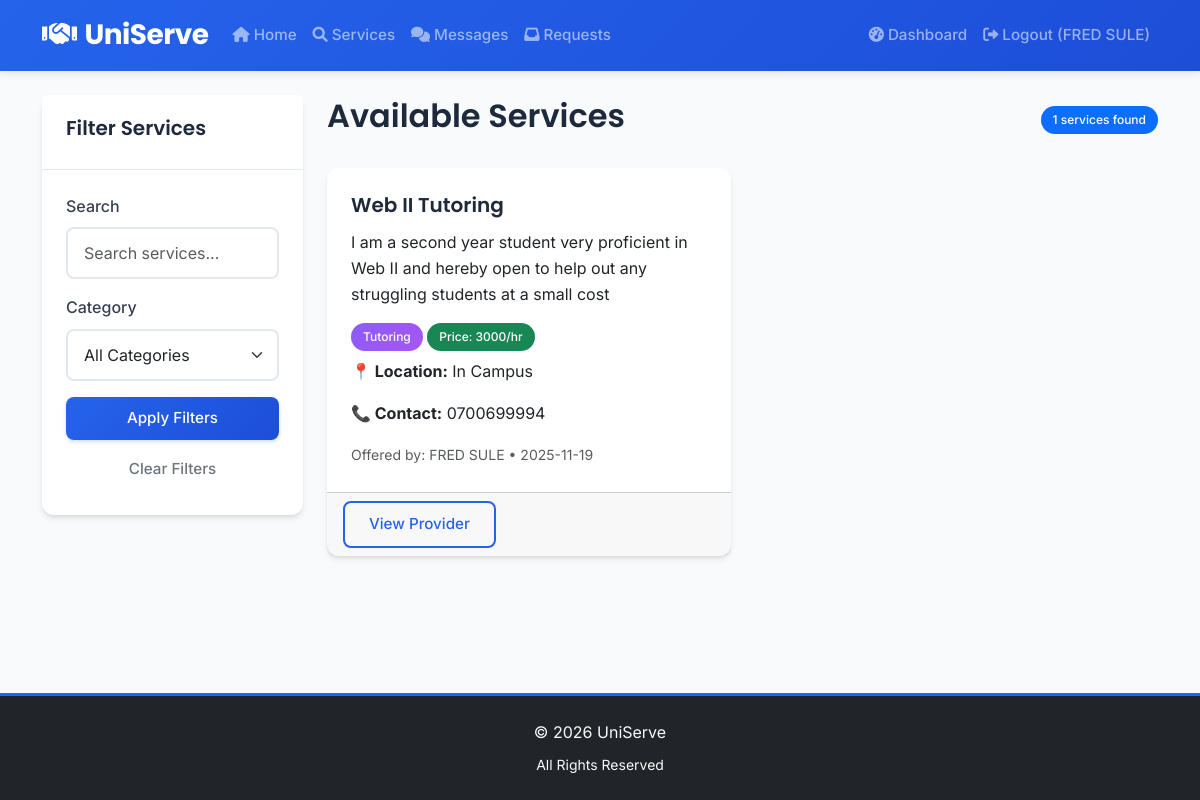
Page /services (signed in) on the committed database.
### app.py (models this page shows)
class User(db.Model):
    id = db.Column(db.Integer, primary_key=True)
    name = db.Column(db.String(100), nullable=False)
    email = db.Column(db.String(100), unique=True, nullable=False)
    password = db.Column(db.String(200), nullable=False)
    user_type = db.Column(db.String(20), nullable=False)
    is_admin = db.Column(db.Boolean, default=False)
    profile_picture = db.Column(db.String(200), nullable=True)
    student_id_document = db.Column(db.String(200), nullable=True)
    verification_status = db.Column(db.String(20), default='unverified')
    registration_date = db.Column(db.DateTime, default=datetime.utcnow)
    services = db.relationship('Service', backref='provider', lazy=True)
    reviews_given = db.relationship('Review', foreign_keys='Review.reviewer_id', backref='reviewer', lazy=True)
    reviews_received = db.relationship('Review', foreign_keys='Review.reviewee_id', backref='reviewee', lazy=True)

class Service(db.Model):
    id = db.Column(db.Integer, primary_key=True)
    title = db.Column(db.String(100), nullable=False)
    description = db.Column(db.Text, nullable=False)
    category = db.Column(db.String(50), nullable=False)
    price = db.Column(db.String(50), nullable=True)
    location = db.Column(db.String(100), nullable=False)
    contact_info = db.Column(db.String(100), nullable=False)
    created_date = db.Column(db.DateTime, default=datetime.utcnow)
    is_active = db.Column(db.Boolean, default=True)
    provider_id = db.Column(db.Integer, db.ForeignKey('user.id'), nullable=False)
    requests = db.relationship('ServiceRequest', backref='service', lazy=True)

### app.py (the view)
@app.route('/services')
def services():
    category = request.args.get('category', '')
    search = request.args.get('search', '')
    query = Service.query.filter_by(is_active=True)
    if category:
        query = query.filter_by(category=category)
    if search:
        query = query.filter(Service.title.contains(search) | Service.description.contains(search))
    services = query.order_by(Service.created_date.desc()).all()
    categories = db.session.query(Service.category).distinct().all()
    return render_template('services.html', services=services, categories=categories)

### templates/services.html (shortened to what this page needs)
{% extends "base.html" %}
{% block content %}
<div class="row">
    <div class="col-md-3">
        <div class="card">
            <div class="card-header">
                <h5>Filter Services</h5>
            </div>
            <div class="card-body">
                <form method="GET" id="filterForm">
                    <div class="mb-3">
                        <label for="search" class="form-label">Search</label>
                        <input type="text" class="form-control" id="search" name="search"
                               value="{{ request.args.get('search', '') }}"
                               placeholder="Search services...">
                    </div>
                    <div class="mb-3">
                        <label for="category" class="form-label">Category</label>
                        <select class="form-select" id="category" name="category">
                            <option value="">All Categories</option>
                        </select>
                    </div>
                    <button type="submit" class="btn btn-primary w-100">Apply Filters</button>
                    <a href="{{ url_for('services') }}" class="btn btn-outline-secondary w-100 mt-2">Clear Filters</a>
                </form>
            </div>
        </div>
    </div>
    <div class="col-md-9">
        <div class="d-flex justify-content-between align-items-center mb-4">
            <h2>Available Services</h2>
            <span class="badge bg-primary">{{ services|length }} services found</span>
        </div>
        {% if services %}
            <div class="row" id="services-container">
                {% for service in services %}
                <div class="col-md-6 mb-4 service-card" data-category="{{ service.category }}">
                    <div class="card h-100">
                        <div class="card-body">
                            <h5 class="card-title">{{ service.title }}</h5>
                            <p class="card-text">{{ service.description }}</p>
                            <div class="mb-2">
                                <span class="badge bg-info service-category">{{ service.category }}</span>
                                {% if service.price and service.price != 'Free' %}
                                <span class="badge bg-success">Price: {{ service.price }}</span>
                                {% endif %}
                            </div>
                            <p class="card-text"><strong>📍 Location:</strong> {{ service.location }}</p>
                            <p class="card-text"><strong>📞 Contact:</strong> {{ service.contact_info }}</p>
                            <p class="card-text">
                                <small class="text-muted">
                                    Offered by: {{ service.provider.name }}
                                    •
                                    {{ service.created_date.strftime('%Y-%m-%d') }}
                                </small>
                            </p>
                        </div>
                        <div class="card-footer">
                            <a href="{{ url_for('profile', user_id=service.provider.id) }}"
                               class="btn btn-sm btn-outline-primary">
                                View Provider
                            </a>
                        </div>
                    </div>
                </div>
                {% endfor %}
            </div>
        {% endif %}
    </div>
</div>
{% endblock %}

### templates/base.html (shortened to what this page needs)
<!DOCTYPE html>
<html lang="en">
<head>
    <link href="https://cdn.jsdelivr.net/npm/bootstrap@5.3.0/dist/css/bootstrap.min.css" rel="stylesheet">
    <link rel="stylesheet" href="https://cdnjs.cloudflare.com/ajax/libs/font-awesome/6.0.0/css/all.min.css">
    <link href="{{ url_for('static', filename='css/style.css') }}" rel="stylesheet">
</head>
<body class="d-flex flex-column min-vh-100">
    <nav class="navbar navbar-expand-lg navbar-dark">
        <div class="container">
            <a class="navbar-brand" href="{{ url_for('index') }}">
                <i class="fas fa-handshake me-2"></i>UniServe
            </a>
            <div class="collapse navbar-collapse" id="navbarNav">
                <ul class="navbar-nav me-auto">
                    <li class="nav-item">
                        <a class="nav-link" href="{{ url_for('index') }}">
                            <i class="fas fa-home me-1"></i>Home
                        </a>
                    </li>
                    <li class="nav-item">
                        <a class="nav-link" href="{{ url_for('services') }}">
                            <i class="fas fa-search me-1"></i>Services
                        </a>
                    </li>
                    {% if session.user_id %}
                    <li class="nav-item">
                        <a class="nav-link" href="{{ url_for('messages') }}">
                            <i class="fas fa-comments me-1"></i>Messages
                        </a>
                    </li>
                    <li class="nav-item">
                        <a class="nav-link" href="{{ url_for('service_requests') }}">
                            <i class="fas fa-inbox me-1"></i>Requests
                        </a>
                    </li>
                    {% endif %}
                </ul>
                <ul class="navbar-nav">
                    {% if session.user_id %}
                    <li class="nav-item">
                        <a class="nav-link" href="{{ url_for('dashboard') }}">
                            <i class="fas fa-tachometer-alt me-1"></i>Dashboard
                        </a>
                    </li>
                    <li class="nav-item">
                        <a class="nav-link" href="{{ url_for('logout') }}">
                            <i class="fas fa-sign-out-alt me-1"></i>Logout ({{ session.user_name }})
                        </a>
                    </li>
                    {% endif %}
                </ul>
            </div>
        </div>
    </nav>
    <div class="container mt-4">
        {% block content %}{% endblock %}
    </div>
    <footer class="bg-dark text-light py-4 mt-auto w-100 border-top border-primary border-3">
        <div class="container text-center">
            <p class="mb-2">&copy; 2026 UniServe</p>
            <p class="mb-0 small">
                All Rights Reserved
            </p>
        </div>
    </footer>
    <div class="toast-container position-fixed bottom-0 end-0 p-3" style="z-index: 1055;">
    </div>
</body>
</html>

### static/css/style.css (style rules this page uses)
:root { --primary-color: #2563eb; --primary-dark: #1d4ed8; --secondary-color: #64748b; --success-color: #10b981; --warning-color: #f59e0b; --danger-color: #ef4444; --light-color: #f8fafc; --dark-color: #1e293b; --border-radius: 12px; --shadow: 0 4px 6px -1px rgba(0, 0, 0, 0.1), 0 2px 4px -1px rgba(0, 0, 0, 0.06); --shadow-lg: 0 10px 15px -3px rgba(0, 0, 0, 0.1), 0 4px 6px -2px rgba(0, 0, 0, 0.05); }
body { font-family: 'Inter', -apple-system, BlinkMacSystemFont, 'Segoe UI', Roboto, sans-serif; background-color: #f8fafc; color: #334155; line-height: 1.6; font-weight: 400; }
h1, h2, h3, h4, h5, h6 { font-family: 'Poppins', -apple-system, BlinkMacSystemFont, 'Segoe UI', Roboto, sans-serif; font-weight: 600; line-height: 1.3; color: #1e293b; margin-bottom: 0.5rem; }
h2 { font-size: 2rem; }
h5 { font-size: 1.25rem; }
.navbar-brand { font-family: 'Poppins', sans-serif; font-weight: 700; font-size: 1.75rem; letter-spacing: -0.5px; }
.navbar-nav .nav-link { font-weight: 500; font-size: 0.95rem; transition: color 0.2s ease; }
.card { border: none; border-radius: var(--border-radius); box-shadow: var(--shadow); transition: all 0.3s ease; background: white; }
.card-header { background: white; border-bottom: 1px solid #e2e8f0; font-family: 'Poppins', sans-serif; font-weight: 600; padding: 1.25rem 1.5rem; }
.card-body { padding: 1.5rem; }
.card-title { font-family: 'Poppins', sans-serif; font-weight: 600; color: #1e293b; margin-bottom: 0.75rem; }
.btn { font-family: 'Inter', sans-serif; font-weight: 500; border-radius: 8px; padding: 0.625rem 1.5rem; transition: all 0.2s ease; border: none; font-size: 0.95rem; }
.btn-primary { background: linear-gradient(135deg, var(--primary-color), var(--primary-dark)); box-shadow: 0 2px 4px rgba(37, 99, 235, 0.2); }
.btn-outline-primary { border: 2px solid var(--primary-color); color: var(--primary-color); background: transparent; }
.form-label { font-weight: 500; color: #374151; margin-bottom: 0.5rem; font-family: 'Inter', sans-serif; }
.form-control { border: 2px solid #e2e8f0; border-radius: 8px; padding: 0.75rem 1rem; font-size: 1rem; transition: all 0.2s ease; font-family: 'Inter', sans-serif; }
.form-select { border: 2px solid #e2e8f0; border-radius: 8px; padding: 0.75rem 1rem; font-size: 1rem; font-family: 'Inter', sans-serif; }
.badge { font-family: 'Inter', sans-serif; font-weight: 500; border-radius: 20px; padding: 0.5rem 0.75rem; font-size: 0.75rem; }
.service-card { opacity: 0; animation: fadeInUp 0.6s ease forwards; }
.service-category { background: linear-gradient(135deg, #8b5cf6, #a855f7); color: white; font-weight: 500; }
.navbar { box-shadow: 0 2px 10px rgba(0, 0, 0, 0.1); background: linear-gradient(135deg, var(--primary-color), var(--primary-dark)) !important; }
footer { background: #1e293b !important; color: #cbd5e1; font-family: 'Inter', sans-serif; }
footer p { margin-bottom: 0.25rem; }

### rows in the picture
User: user_name "FRED SULE"
Service: title "Web II Tutoring", description "I am a second year student very proficient in Web II and hereby open to help out any struggling students at a small cost", category "Tutoring", price "3000/hr", location "In Campus", contact_info "0700699994", provider.name "FRED SULE", created_date "2025-11-19"

### other values in the picture
{{ services|length }} "1"
